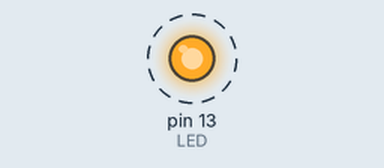
Recording of a sketch running on a simulated Arduino Uno, built with avr-gcc and run on an emulated ATmega328P. Parts: output pins drawn as LEDs (lit = HIGH). Dashed ring = blinking.

Above: at 0.5 s.
Timing chart, 0 to 4.6 s (numbered marks = the images above):
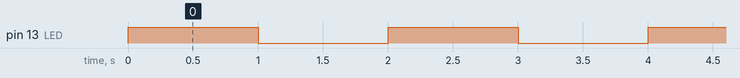

The sketch:

blink.ino
```cpp
const int SLEEP = 1000;
const int LED = 13;
void setup() {
  // put your setup code here, to run once:
  pinMode(LED, OUTPUT);
}

void loop() {
  // put your main code here, to run repeatedly:
  digitalWrite(LED, HIGH);
  delay(SLEEP);
  digitalWrite(LED, LOW);
  delay(SLEEP);
}
```

Measured:
- by itself, pin 13 (LED): alternates HIGH for 1.0 s and LOW for 1.0 s
